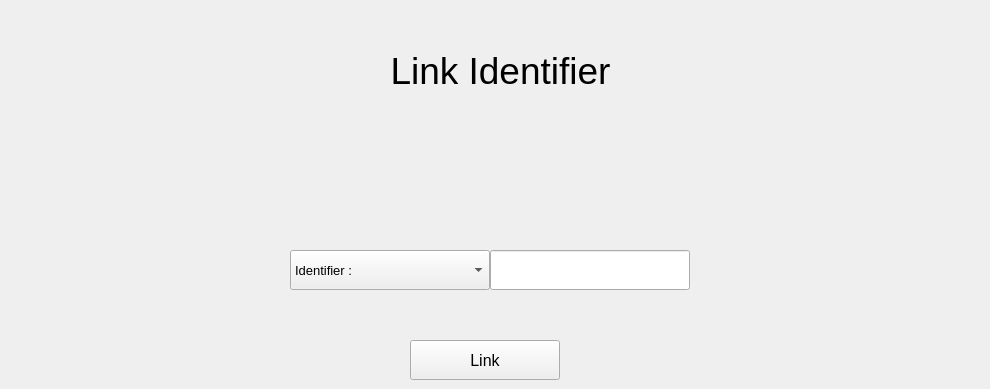
      <widget class="QWidget" name="tab_13">
       <attribute name="title">
        <string>13</string>
       </attribute>
       <widget class="QLabel" name="label_49">
        <property name="geometry">
         <rect>
          <x>20</x>
          <y>0</y>
          <width>961</width>
          <height>141</height>
         </rect>
        </property>
        <property name="font">
         <font>
          <pointsize>28</pointsize>
         </font>
        </property>
        <property name="text">
         <string>Link Identifier</string>
        </property>
        <property name="alignment">
         <set>Qt::AlignCenter</set>
        </property>
       </widget>
       <widget class="QLineEdit" name="LE_link_identifier_identifier">
        <property name="geometry">
         <rect>
          <x>490</x>
          <y>250</y>
          <width>200</width>
          <height>40</height>
         </rect>
        </property>
        <property name="sizePolicy">
         <sizepolicy hsizetype="Preferred" vsizetype="Preferred">
          <horstretch>0</horstretch>
          <verstretch>0</verstretch>
         </sizepolicy>
        </property>
        <property name="minimumSize">
         <size>
          <width>200</width>
          <height>40</height>
         </size>
        </property>
        <property name="maximumSize">
         <size>
          <width>200</width>
          <height>30</height>
         </size>
        </property>
        <property name="font">
         <font>
          <pointsize>12</pointsize>
         </font>
        </property>
        <property name="maxLength">
         <number>14</number>
        </property>
       </widget>
       <widget class="QComboBox" name="CB_link_identifier_identifier">
        <property name="geometry">
         <rect>
          <x>290</x>
          <y>250</y>
          <width>200</width>
          <height>40</height>
         </rect>
        </property>
        <property name="minimumSize">
         <size>
          <width>200</width>
          <height>40</height>
         </size>
        </property>
        <property name="maximumSize">
         <size>
          <width>200</width>
          <height>40</height>
         </size>
        </property>
        <property name="font">
         <font>
          <pointsize>10</pointsize>
         </font>
        </property>
        <property name="contextMenuPolicy">
         <enum>Qt::DefaultContextMenu</enum>
        </property>
        <property name="currentText">
         <string>Identifier :</string>
        </property>
        <item>
         <property name="text">
          <string>Identifier :</string>
         </property>
        </item>
        <item>
         <property name="text">
          <string>Email</string>
         </property>
        </item>
        <item>
         <property name="text">
          <string>Phone</string>
         </property>
        </item>
       </widget>
       <widget class="QPushButton" name="PB_link_identifier_link">
        <property name="geometry">
         <rect>
          <x>410</x>
          <y>340</y>
          <width>150</width>
          <height>40</height>
         </rect>
        </property>
        <property name="sizePolicy">
         <sizepolicy hsizetype="Minimum" vsizetype="Fixed">
          <horstretch>150</horstretch>
          <verstretch>30</verstretch>
         </sizepolicy>
        </property>
        <property name="minimumSize">
         <size>
          <width>150</width>
          <height>40</height>
         </size>
        </property>
        <property name="maximumSize">
         <size>
          <width>150</width>
          <height>30</height>
         </size>
        </property>
        <property name="font">
         <font>
          <pointsize>12</pointsize>
         </font>
        </property>
        <property name="text">
         <string>Link</string>
        </property>
       </widget>
      </widget>
